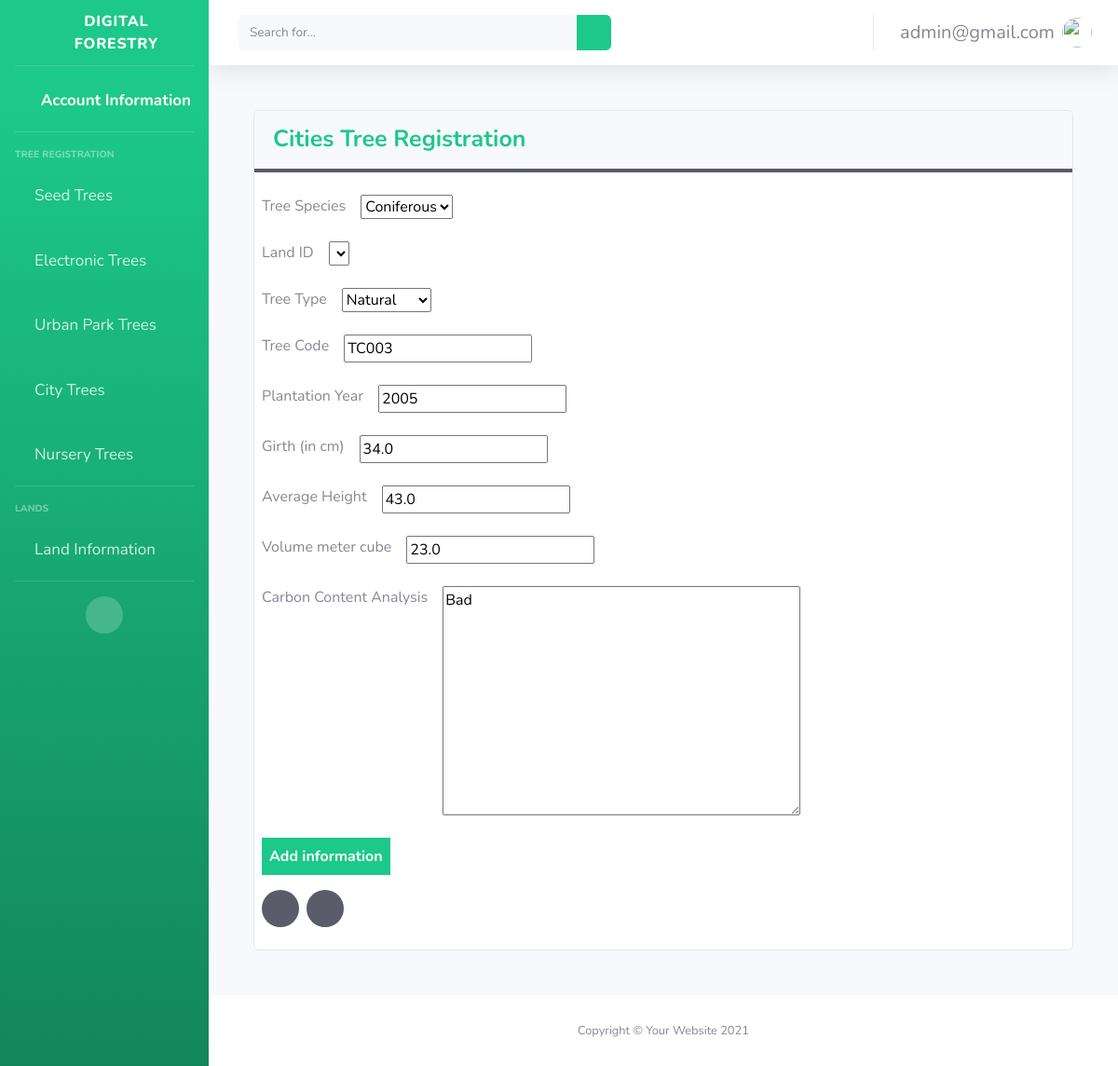
Page /home/ctrs/update/1 (signed in) on the committed database.
### main/models.py (models this page shows)
class CustomUser(AbstractUser):
    username = None
    first_name = None
    last_name = None
    email = models.EmailField(max_length=200, unique=True)
    USERNAME_FIELD = "email"
    REQUIRED_FIELDS = []
    objects = CustomUserManager()

class CitiesTreesModel(models.Model):
    tree_species = models.ForeignKey(TreeSpecies, on_delete=models.CASCADE)
    land = models.OneToOneField(LandInformation, on_delete=models.CASCADE, default= 0)
    tree_type = models.CharField(max_length=30, choices=TreeType.choices, default=TreeType.PLANTATION)
    tree_code = models.CharField(max_length=200)
    plantation_year = models.IntegerField()
    girth_cm = models.FloatField()
    average_height = models.FloatField()
    vol_meter_cube = models.FloatField()
    carbon_content_analysis = models.TextField()

### main/views.py (the view)
# urls.py: path('home/ctrs/update/<int:ctrs_information_id>', views.ctrs_update, name="ctrs_update"),
@login_required(login_url='/')
def ctrs_update(request, ctrs_information_id):
    try:
        user = request.user.id
        print(ctrs_information_id)
        ctrs_information_instance = get_object_or_404(CitiesTreesModel, pk = ctrs_information_id)
        if request.method == "POST":
            form = CitiesTreeForestInformationForm(request.POST, instance=ctrs_information_instance, user_id = user)
            if form.is_valid():
                form.save()
                return redirect('main:ctrs_view')
        form = CitiesTreeForestInformationForm(instance=ctrs_information_instance, user_id = user)
        return render(request, "main/ctrsform.html", {"form":form})
    except Exception as e:
        print(e)
        return redirect('main:ctrs_view')

### main/forms.py
class CitiesTreeForestInformationForm(forms.ModelForm):
    class Meta:
        model = CitiesTreesModel
        fields = ('tree_species', 'land', 'tree_type', 'tree_code', 'plantation_year',
                  'girth_cm', 'average_height', 'vol_meter_cube', 'carbon_content_analysis')
    def __init__(self, *args, **kwargs):
        user = kwargs.pop('user_id', None)
        super().__init__(*args, **kwargs)
        if user:
            self.fields['land'].queryset = LandInformation.objects.filter(
                user_id=user)
        else:
            self.fields['land'].queryset = LandInformation.objects.none()

### main/custom_auth_backend.py (called while the page is built)
    def get_user(self, user_id):
        try:
            return CustomUser.objects.get(pk=user_id)
        except CustomUser.DoesNotExist:
            return None

### main/models.py (called while the page is built)
    def __str__(self):
        return self.name

### main/templates/main/ctrsform.html (shortened to what this page needs)
{% extends "signups/base.html"%}
{% load static %}
   {% block content %}
   <body>
    <div class="card m-5">
      <div class="card-header font-weight-bold text-success border-bottom-dark">Cities Tree Registration</div>
      <div class="content  p-2">
        <form method="POST">
        <div class="mt-3">
            <div class="input-box d-flex mb-4">
              <span class="mr-3">Tree Species</span>
              {{ form.tree_species }}
            </div>
            <div class="input-box d-flex mb-4">
              <span class="mr-3">Land ID</span>
              {{ form.land }}
            </div>
            <div class="input-box d-flex mb-4">
              <span class="mr-3">Tree Type</span>
              {{ form.tree_type }}
            </div>
            <div class="input-box d-flex mb-4 ">
              <span class="mr-3">Tree Code</span>
              {{ form.tree_code }}
            </div>
            <div class="input-box d-flex mb-4">
                <span class="mr-3">Plantation Year</span>
                {{ form.plantation_year }}
            </div>
            <div class="input-box d-flex mb-4">
                <span class="mr-3">Girth (in cm)</span>
                {{ form.girth_cm }}
            </div>
            <div class="input-box d-flex mb-4 ">
                <span class="mr-3">Average Height</span>
                {{ form.average_height }}
            </div>
            <div class="input-box d-flex mb-4 ">
                <span class="mr-3">Volume meter cube</span>
                {{ form.vol_meter_cube }}
            </div>
            <div class="input-box d-flex mb-4 ">
                <span class="mr-3">Carbon Content Analysis</span>
                {{ form.carbon_content_analysis }}
            </div>
          </div>
          <div class="mb-3">
            <input type="submit" value="Add information" class="btn-success border-0 p-2 font-weight-bold">
          </div>
          <div class="d-flex">
            <p> <a href="{%url 'main:ctrs_view'%}" class="text-dark btn-dark btn-circle  text-gray-100 mr-2"><i class="fa fa-chevron-left"></i></a></p>
            <p> <a href="{%url 'main:home'%}" class="text-dark btn-dark btn-circle  text-gray-100"><i class="fa fa-home"></i></a></p>
          </div>
         </form>
      </div>
    </div>
  </body>
  {% endblock %}

### main/templates/signups/base.html (shortened to what this page needs)
{% load static %}
<!DOCTYPE html>
<html lang="en">
  <head>
    <link
      href="{% static 'vendor/fontawesome-free/css/all.min.css' %}"
      rel="stylesheet"
      type="text/css"
    />
    <link href=" {% static 'css/sb-admin-2.min.css'%} " rel="stylesheet" />
  </head>
  <body id="page-top">
    <div id="wrapper">
      <ul
        class="navbar-nav bg-gradient-success sidebar sidebar-dark accordion"
        id="accordionSidebar"
      >
        <a
          class="sidebar-brand d-flex align-items-center justify-content-center"
          href="index.html"
        >
          <div class="sidebar-brand-icon rotate-n-15">
            <i class="fas fa-leaf"></i>
          </div>
          <div class="sidebar-brand-text mx-3">Digital Forestry</div>
        </a>
        <hr class="sidebar-divider my-0" />
        <li class="nav-item active">
          <a class="nav-link" href="{% url 'main:account_information'%}">
            <i class="fas fa-fw fa-address-book"></i>
            <span style="font-size: 17px;">Account Information</span></a
          >
        </li>
        <hr class="sidebar-divider" />
        <div class="sidebar-heading">Tree Registration</div>
        <li class="nav-item">
          <a
            class="nav-link collapsed"
            href="#"
            data-toggle="collapse"
            data-target="#collapseSTRS"
            aria-expanded="true"
            aria-controls="collapseTwo"
          >
            <i class="fas fa-tree"></i>
            <span style="font-size: 17px;">Seed Trees</span>
          </a>
        </li>
        <li class="nav-item">
          <a
            class="nav-link collapsed"
            href="#"
            data-toggle="collapse"
            data-target="#collapseETRS"
            aria-expanded="true"
            aria-controls="collapseUtilities"
          >
            <i class="fa fa-tree"></i>
            <span style="font-size: 17px;">Electronic Trees</span>
          </a>
        </li>
        <li class="nav-item">
            <a
              class="nav-link collapsed"
              href="#"
              data-toggle="collapse"
              data-target="#collapseUPRS"
              aria-expanded="true"
              aria-controls="collapseUtilities"
            >
              <i class="fa fa-tree"></i>
              <span style="font-size: 17px;">Urban Park Trees</span>
            </a>
          </li>
        <li class="nav-item">
            <a
              class="nav-link collapsed"
              href="#"
              data-toggle="collapse"
              data-target="#collapseCTRS"
              aria-expanded="true"
              aria-controls="collapseUtilities"
            >
              <i class="fa fa-tree"></i>
              <span style="font-size: 17px;">City Trees</span>
            </a>
          </li>
        <li class="nav-item">
            <a
              class="nav-link collapsed"
              href="#"
              data-toggle="collapse"
              data-target="#collapseNIRS"
              aria-expanded="true"
              aria-controls="collapseUtilities"
            >
              <i class="fa fa-tree"></i>
              <span style="font-size: 17px;">Nursery Trees</span>
            </a>
          </li>
        <hr class="sidebar-divider" />
        <div class="sidebar-heading">Lands</div>
          <li class="nav-item">
            <a
              class="nav-link collapsed"
              href="#"
              data-toggle="collapse"
              data-target="#collapseLand"
              aria-expanded="true"
              aria-controls="collapseUtilities"
            >
              <i class="fa fa-map"></i>
              <span style="font-size: 17px;">Land Information</span>
            </a>
          </li>
        <hr class="sidebar-divider d-none d-md-block" />
        <div class="text-center d-none d-md-inline">
          <button class="rounded-circle border-0" id="sidebarToggle"></button>
        </div>
      </ul>
      <div id="content-wrapper" class="d-flex flex-column">
        <div id="content">
          <nav
            class="navbar navbar-expand navbar-light bg-white topbar mb-4 static-top shadow"
          >
            <form
              class="d-none d-sm-inline-block form-inline mr-auto ml-md-3 my-2 my-md-0 mw-100 navbar-search"
            >
              <div class="input-group">
                <input
                  type="text"
                  class="form-control bg-light border-0 small"
                  placeholder="Search for..."
                  aria-label="Search"
                  aria-describedby="basic-addon2"
                />
                <div class="input-group-append">
                  <button class="btn btn-success" type="button">
                    <i class="fas fa-search fa-sm"></i>
                  </button>
                </div>
              </div>
            </form>
            <ul class="navbar-nav ml-auto">
              <li class="nav-item dropdown no-arrow">
                <a
                  class="nav-link dropdown-toggle"
                  href="#"
                  id="userDropdown"
                  role="button"
                  data-toggle="dropdown"
                  aria-haspopup="true"
                  aria-expanded="false"
                >
                  <span class="mr-2 d-none d-lg-inline text-gray-600 small"
                    >{{user}}</span
                  >
                  <img
                    class="img-profile rounded-circle"
                    src="{%static 'img/undraw_profile.svg'%}"
                  />
                </a>
              </li>
            </ul>
          </nav>
          <div class="content-wrapper">
            {% block content %}{% endblock %}
          </div>
        </div>
        <footer class="sticky-footer bg-white">
          <div class="container my-auto">
            <div class="copyright text-center my-auto">
              <span>Copyright &copy; Your Website 2021</span>
            </div>
          </div>
        </footer>
      </div>
    </div>
  </body>
</html>

### rows in the picture
CustomUser: email "admin@gmail.com"
CitiesTreesModel: tree_species "Coniferous", tree_type "Natural", tree_code "TC003", plantation_year "2005", girth_cm "34.0", average_height "43.0", vol_meter_cube "23.0", carbon_content_analysis "Bad"
